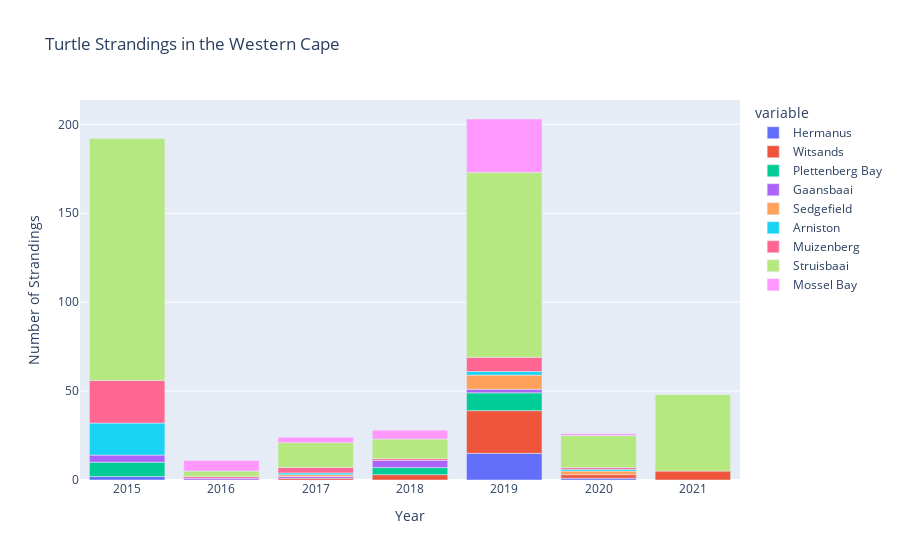

Notebook code for this chart:
### Code cell
fig = px.bar(yearly, labels={
                     "value": "Number of Strandings",
                     "Date": "Year"
                 },
                title="Turtle Strandings in the Western Cape")


fig.show()

### Figure 1 — Plotly figure (JSON) as saved in the notebook; plotly's stock layout.template omitted (floating-point values rounded to 4 significant figures)
{"data": [{"alignmentgroup": "True", "hovertemplate": "variable=Hermanus<br>Year=%{x}<br>Number of Strandings=%{y}<extra></extra>", "legendgroup": "Hermanus", "marker": {"color": "#636efa", "pattern": {"shape": ""}}, "name": "Hermanus", "offsetgroup": "Hermanus", "orientation": "v", "showlegend": true, "textposition": "auto", "type": "bar", "x": [2015, 2016, 2017, 2018, 2019, 2020, 2021], "xaxis": "x", "y": [2, null, null, null, 15, 1, null], "yaxis": "y"}, {"alignmentgroup": "True", "hovertemplate": "variable=Witsands<br>Year=%{x}<br>Number of Strandings=%{y}<extra></extra>", "legendgroup": "Witsands", "marker": {"color": "#EF553B", "pattern": {"shape": ""}}, "name": "Witsands", "offsetgroup": "Witsands", "orientation": "v", "showlegend": true, "textposition": "auto", "type": "bar", "x": [2015, 2016, 2017, 2018, 2019, 2020, 2021], "xaxis": "x", "y": [null, null, 1, 3, 24, 2, 5], "yaxis": "y"}, {"alignmentgroup": "True", "hovertemplate": "variable=Plettenberg Bay<br>Year=%{x}<br>Number of Strandings=%{y}<extra></extra>", "legendgroup": "Plettenberg Bay", "marker": {"color": "#00cc96", "pattern": {"shape": ""}}, "name": "Plettenberg Bay", "offsetgroup": "Plettenberg Bay", "orientation": "v", "showlegend": true, "textposition": "auto", "type": "bar", "x": [2015, 2016, 2017, 2018, 2019, 2020, 2021], "xaxis": "x", "y": [8, null, null, 4, 10, null, null], "yaxis": "y"}, {"alignmentgroup": "True", "hovertemplate": "variable=Gaansbaai<br>Year=%{x}<br>Number of Strandings=%{y}<extra></extra>", "legendgroup": "Gaansbaai", "marker": {"color": "#ab63fa", "pattern": {"shape": ""}}, "name": "Gaansbaai", "offsetgroup": "Gaansbaai", "orientation": "v", "showlegend": true, "textposition": "auto", "type": "bar", "x": [2015, 2016, 2017, 2018, 2019, 2020, 2021], "xaxis": "x", "y": [4, 1, 1, 4, 2, null, null], "yaxis": "y"}, {"alignmentgroup": "True", "hovertemplate": "variable=Sedgefield<br>Year=%{x}<br>Number of Strandings=%{y}<extra></extra>", "legendgroup": "Sedgefield", "marker": {"color": "#FFA15A", "pattern": {"shape": ""}}, "name": "Sedgefield", "offsetgroup": "Sedgefield", "orientation": "v", "showlegend": true, "textposition": "auto", "type": "bar", "x": [2015, 2016, 2017, 2018, 2019, 2020, 2021], "xaxis": "x", "y": [null, null, 1, null, 8, 2, null], "yaxis": "y"}, {"alignmentgroup": "True", "hovertemplate": "variable=Arniston<br>Year=%{x}<br>Number of Strandings=%{y}<extra></extra>", "legendgroup": "Arniston", "marker": {"color": "#19d3f3", "pattern": {"shape": ""}}, "name": "Arniston", "offsetgroup": "Arniston", "orientation": "v", "showlegend": true, "textposition": "auto", "type": "bar", "x": [2015, 2016, 2017, 2018, 2019, 2020, 2021], "xaxis": "x", "y": [18, null, 1, null, 2, 1, null], "yaxis": "y"}, {"alignmentgroup": "True", "hovertemplate": "variable=Muizenberg<br>Year=%{x}<br>Number of Strandings=%{y}<extra></extra>", "legendgroup": "Muizenberg", "marker": {"color": "#FF6692", "pattern": {"shape": ""}}, "name": "Muizenberg", "offsetgroup": "Muizenberg", "orientation": "v", "showlegend": true, "textposition": "auto", "type": "bar", "x": [2015, 2016, 2017, 2018, 2019, 2020, 2021], "xaxis": "x", "y": [24, 1, 3, 1, 8, 1, null], "yaxis": "y"}, {"alignmentgroup": "True", "hovertemplate": "variable=Struisbaai<br>Year=%{x}<br>Number of Strandings=%{y}<extra></extra>", "legendgroup": "Struisbaai", "marker": {"color": "#B6E880", "pattern": {"shape": ""}}, "name": "Struisbaai", "offsetgroup": "Struisbaai", "orientation": "v", "showlegend": true, "textposition": "auto", "type": "bar", "x": [2015, 2016, 2017, 2018, 2019, 2020, 2021], "xaxis": "x", "y": [136, 3, 14, 11, 104, 18, 43], "yaxis": "y"}, {"alignmentgroup": "True", "hovertemplate": "variable=Mossel Bay<br>Year=%{x}<br>Number of Strandings=%{y}<extra></extra>", "legendgroup": "Mossel Bay", "marker": {"color": "#FF97FF", "pattern": {"shape": ""}}, "name": "Mossel Bay", "offsetgroup": "Mossel Bay", "orientation": "v", "showlegend": true, "textposition": "auto", "type": "bar", "x": [2015, 2016, 2017, 2018, 2019, 2020, 2021], "xaxis": "x", "y": [null, 6, 3, 5, 30, 1, null], "yaxis": "y"}], "layout": {"barmode": "relative", "legend": {"title": {"text": "variable"}, "tracegroupgap": 0}, "title": {"text": "Turtle Strandings in the Western Cape"}, "xaxis": {"anchor": "y", "domain": [0, 1], "title": {"text": "Year"}}, "yaxis": {"anchor": "x", "domain": [0, 1], "title": {"text": "Number of Strandings"}}}}
